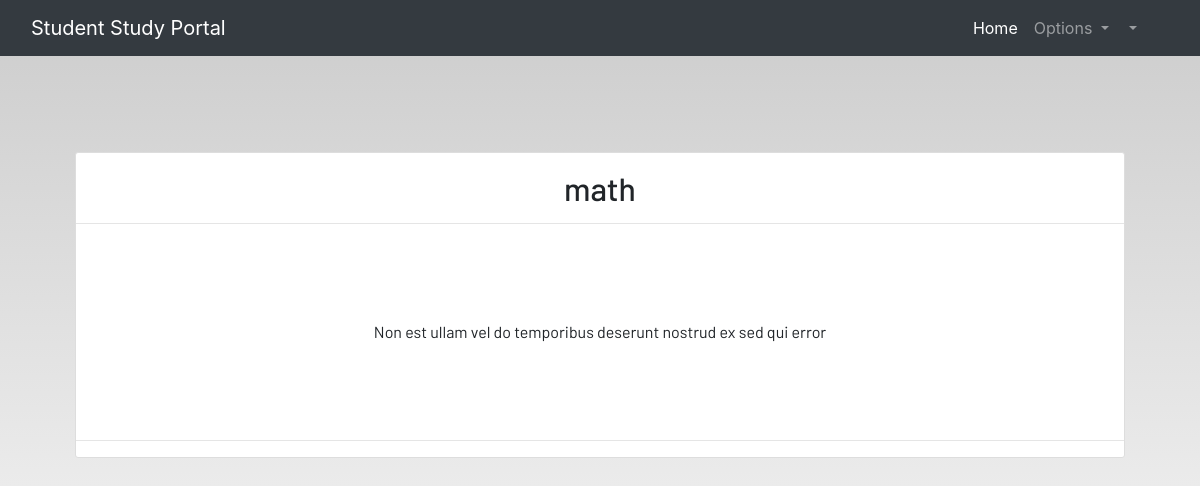
The page /notesdetails/1 (signed in) on the database its author committed.
### dashbord/models.py (models this page shows, shortened)
class Notes(models.Model):
    user = models.ForeignKey(User, on_delete=models.CASCADE)
    title = models.CharField(max_length=200)
    descriptions = models.TextField()

### dashbord/views.py (the view)
# urls.py: path("notesdetails/<int:pk>", views.NotesDetailsView.as_view() , name="notesdetails"),
class NotesDetailsView(LoginRequiredMixin,DetailView):
    model = Notes
    template_name = "dashboard/notes_detail.html"

### dashbord/templates/dashboard/notes_detail.html
{% extends 'dashboard/base.html' %}
{% load static %}
{% block content %}
<section class='text-center container'>
    <div class="container">
        <div class="content-section p-0 mt-5">
            <div class="m-3">
                <h2>{{notes.title}}</h2>
            </div>
            <hr class="p-0 m-0">
            <p class="description m-5 p-5">
                {{notes.descriptions}}
            </p>
            <hr>
        </div>
    </div>
</section>
{% endblock content %}

### static/css/main.css (style rules this page uses)
html { scroll-behavior: smooth; height: 100%; width: 100%; }
html, body { max-width: 100%; overflow-x: hidden; height: 100%; width: 100%; }
body { background: linear-gradient(rgba(0, 0, 0, 0.2), rgba(255, 255, 255, 0.5)); overflow-x: hidden; background-repeat: no-repeat; }
.content-section { background: #ffffff; padding: 10px 20px; border: 1px solid #dddddd; border-radius: 3px; margin-bottom: 20px; }

### rows shown on the page
Notes: title "math", descriptions "Non est ullam vel do temporibus deserunt nostrud ex sed qui error"
